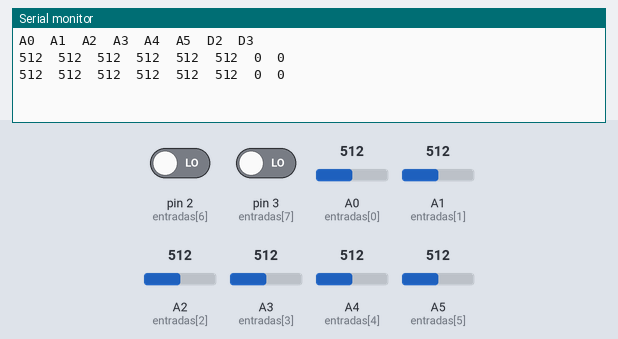
A sketch run on a simulated Arduino Uno, built with avr-gcc and run on an emulated ATmega328P. Parts: the last lines printed to the serial monitor. Inputs (shaded band) come from the test bench; at power-on: A0 (entradas[0]) = 512, A1 (entradas[1]) = 512, A2 (entradas[2]) = 512, A3 (entradas[3]) = 512, A4 (entradas[4]) = 512, A5 (entradas[5]) = 512, pin 2 (entradas[6]) LOW, pin 3 (entradas[7]) LOW.

Above: at 1.8 s.
1.9 s: A0 (entradas[0]) set to 716
At 2.8 s:
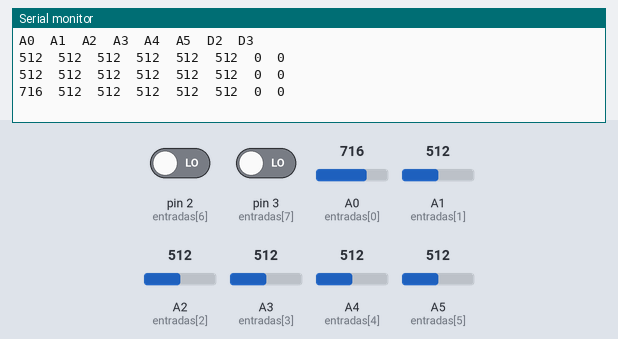
3.4 s: A1 (entradas[1]) set to 716
At 4.7 s:
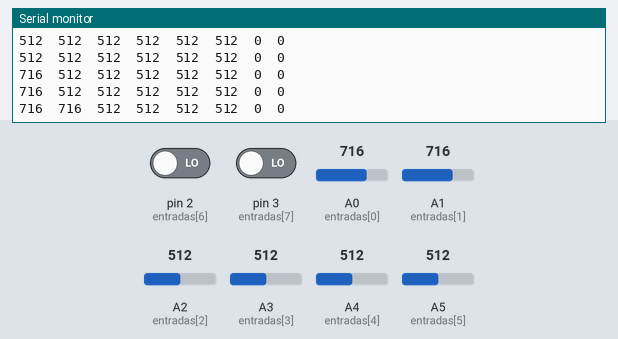
4.9 s: A2 (entradas[2]) set to 716
At 6.3 s:
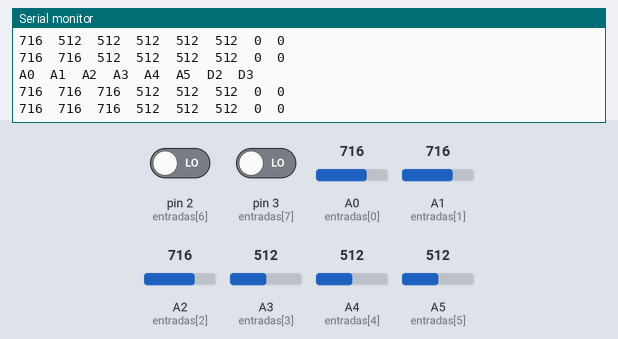
6.4 s: A3 (entradas[3]) set to 716
At 7.6 s:
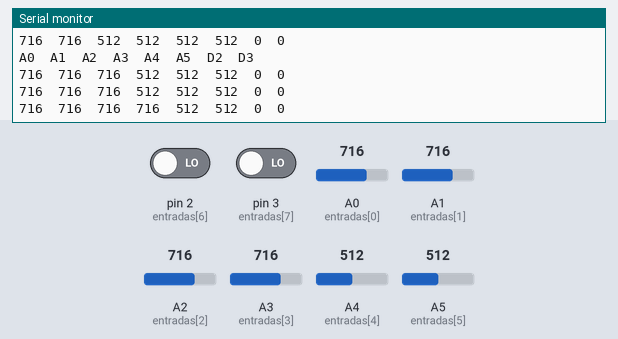
7.9 s: A4 (entradas[4]) set to 716
At 8.4 s:
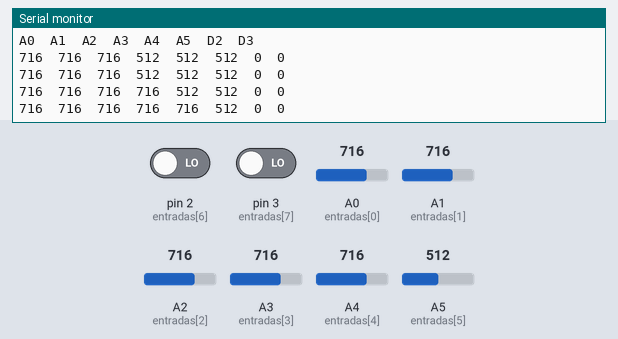
9.4 s: A5 (entradas[5]) set to 716
At 10.8 s:
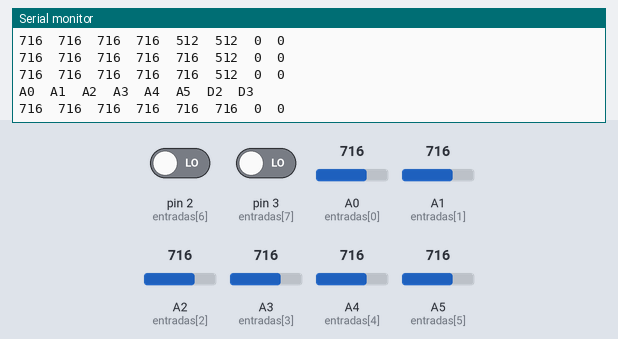

The sketch:

lecturaMkMk.ino
```cpp
/* Lectura Makey Makey
  Programa para leer las entradas MkMk
*/
int entradas[] = {A0, A1, A2, A3, A4, A5, 2, 3} ; // Entradas

int n=5;

void setup() {
for (int i = 0; i < 8; i++)
  {
   // define como entradas los pines MkMk
    pinMode(entradas[i], INPUT);
  }
// si, que las analog inputs se defin cuando la leemos, pero es una buena costumbre definir antes todo.

 // pinMode(2, INPUT);
 // pinMode(3, INPUT);
  Serial.begin(9600);

}

void loop() {

  int a0Value = analogRead(A0);
  int a1Value = analogRead(A1);
  int a2Value = analogRead(A2);
  int a3Value = analogRead(A3);
  int a4Value = analogRead(A4);
  int a5Value = analogRead(A5);
  int d2Value = digitalRead(2);
  int d3Value = digitalRead(3);
  if (n == 5) {
    n = 0;
    Serial.print("A0");
    Serial.print("\t");
    Serial.print("A1");
    Serial.print("\t");
    Serial.print("A2");
    Serial.print("\t");
    Serial.print("A3");
    Serial.print("\t");
    Serial.print("A4");
    Serial.print("\t");
    Serial.print("A5");;
    Serial.print("\t");;
    Serial.print("D2");
    Serial.print("\t");
    Serial.println("D3");
  }
  Serial.print(a0Value);
  Serial.print("\t");
  Serial.print(a1Value);
  Serial.print("\t");
  Serial.print(a2Value);
  Serial.print("\t");
  Serial.print(a3Value);
  Serial.print("\t");
  Serial.print(a4Value);
  Serial.print("\t");
  Serial.print(a5Value);
  Serial.print("\t");;
  Serial.print(d2Value);
  Serial.print("\t");
  Serial.println(d3Value);
  n++;
  delay(1000);

}
```

Measured:
- after the input at 1.9 s, the serial monitor: prints a new line after 0.10 s (image 1)
- after the input at 3.4 s, the serial monitor: prints a new line after 0.61 s (image 2)
- after the input at 4.9 s, the serial monitor: prints a new line after 0.14 s (image 3)
- after the input at 6.4 s, the serial monitor: prints a new line after 0.61 s (image 4)
- after the input at 7.9 s, the serial monitor: prints a new line after 0.12 s (image 5)
- after the input at 9.4 s, the serial monitor: prints a new line after 0.65 s (image 6)
